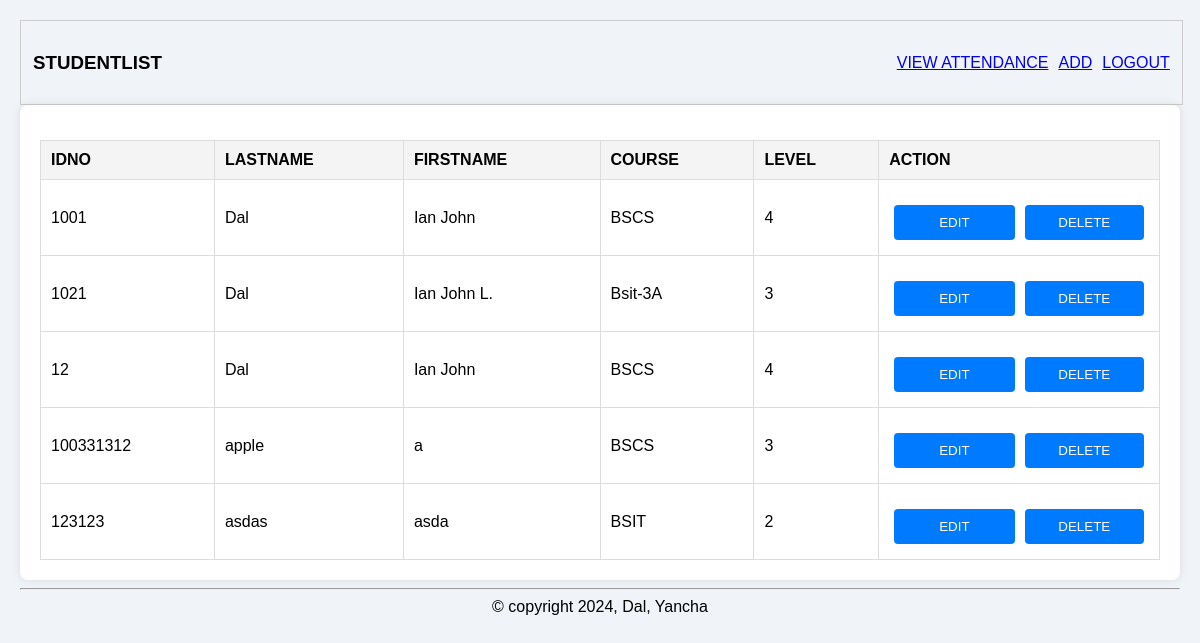
Page /list on the committed database.
### tables this page shows
CREATE TABLE students
(id integer primary key autoincrement,
idno varchar(10) unique,
lastname varchar(50),
course varchar(15),
level varchar(5), images varchar(25), firstname VARCHAR(255));

### app.py (the view)
@app.route("/list")
def list_students():
    students = get_all_students("students")
    return render_template("list.html", students=students, pagetitle="STUDENTLIST")

### dbhelper.py (called while the page is built)
def set_wal_mode():
    db = connect(database)
    db.execute('PRAGMA journal_mode=WAL;')
    db.close()

def getprocess(sql):
    set_wal_mode()  # Ensure WAL mode is set
    rows = []
    db = connect(database)
    db.row_factory = Row
    cursor = db.cursor()
    cursor.execute(sql)
    data = cursor.fetchall()
    rows = [dict(item) for item in data]
    cursor.close()
    db.close()
    return rows

def get_all_students(table):
    sql = f"SELECT * FROM {table}"
    return getprocess(sql)

### templates/list.html (shortened to what this page needs)
{% extends "base.html" %}
{% block content %}
<div class="container">
    <div class="form-container">
        <table class="student-table">
            <thead>
                <tr>
                    <th>IDNO</th>
                    <th>LASTNAME</th>
                    <th>FIRSTNAME</th>
                    <th>COURSE</th>
                    <th>LEVEL</th>
                    <th>ACTION</th>
                </tr>
            </thead>
            <tbody>
                {% for student in students %}
                <tr>
                    <td>{{ student.idno }}</td>
                    <td>{{ student.lastname }}</td>
                    <td>{{ student.firstname }}</td>
                    <td>{{ student.course }}</td>
                    <td>{{ student.level }}</td>
                    <td>
                    <div style="display: flex; padding: 5px; justify-content: space-between;">
                        <button type="button" class="editBtn" data-id="{{ student.idno }}" style="width: 50%; margin-right: 10px;">EDIT</button>
                        <form action="/delete_student" method="POST" style="margin: 0; width: 50%;">
                            <button type="submit" style="width: 100%;">DELETE</button>
                        </form>
                    </div>
                    </td>
                </tr>
                {% endfor %}
            </tbody>
        </table>
    </div>
</div>
{% endblock %}

### static/css/style.css (style rules this page uses)
body { font-family: Arial, sans-serif; background-color: #f0f4f8; margin: 0; padding: 20px; }
.container { display: flex; flex-wrap: wrap; gap: 20px; max-width: 1200px; margin: 0 auto; background: #fff; padding: 20px; border-radius: 8px; box-shadow: 0 0 10px rgba(0, 0, 0, 0.1); }
.form-container, .table-container { flex: 1 1 48%; min-width: 280px; }
button { display: block; width: 100%; padding: 10px; background: #007bff; color: #fff; border: none; border-radius: 4px; cursor: pointer; margin-top: 10px; }
.student-table { width: 100%; border-collapse: collapse; margin-top: 15px; }
.student-table th, .student-table td { padding: 10px; border: 1px solid #ddd; text-align: left; }
.student-table th { background-color: #f4f4f4; }

### rows in the picture
students: idno "1001", lastname "Dal", firstname "Ian John", course "BSCS", level "4"
students: idno "1021", lastname "Dal", firstname "Ian John L.", course "Bsit-3A", level "3"
students: idno "12", lastname "Dal", firstname "Ian John", course "BSCS", level "4"
students: idno "100331312", lastname "apple", firstname "a", course "BSCS", level "3"
students: idno "123123", lastname "asdas", firstname "asda", course "BSIT", level "2"

### other values in the picture
{{ pagetitle }} "STUDENTLIST"
